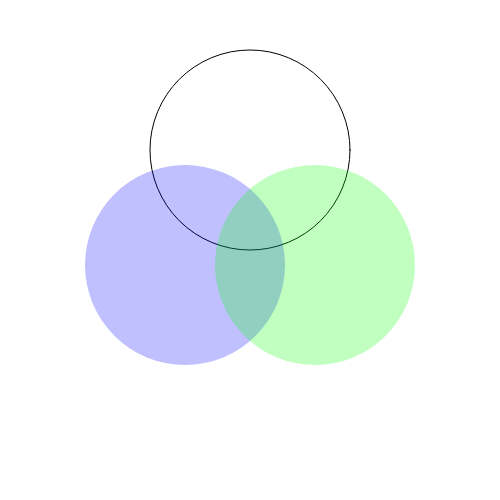
Frame 1 (no input)
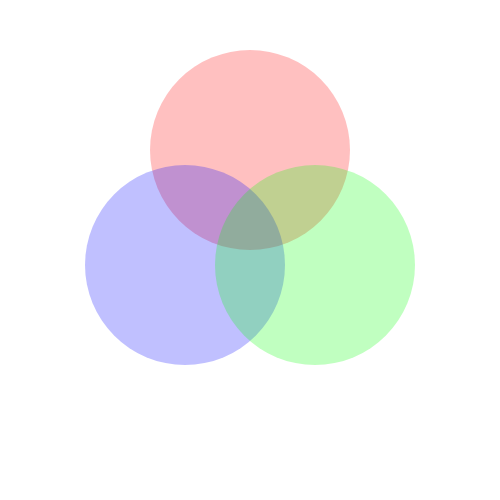
Frame 60 (no input)
Frame 120 (the mouse pressed at the canvas centre since frame 60): identical to frame 60, image omitted

The p5.js sketch that drew these frames (run headless with seeded random() and noise() and a simulated clock; from frame 60 on, the mouse is pressed at the canvas centre):

// p5.js sketch
// ── sketch.js
function setup() {
  createCanvas(500, 500);
}

function draw() {
  background(255, 255, 255);
  ellipse(250, 150, 200, 200);
  fill(0, 0, 255, 63)
  noStroke()
  ellipse(185, 265, 200, 200);
  fill(0, 255, 0, 63)
  noStroke()
  ellipse(315, 265, 200, 200);
  fill(255, 0, 0, 63)
  noStroke()
}
